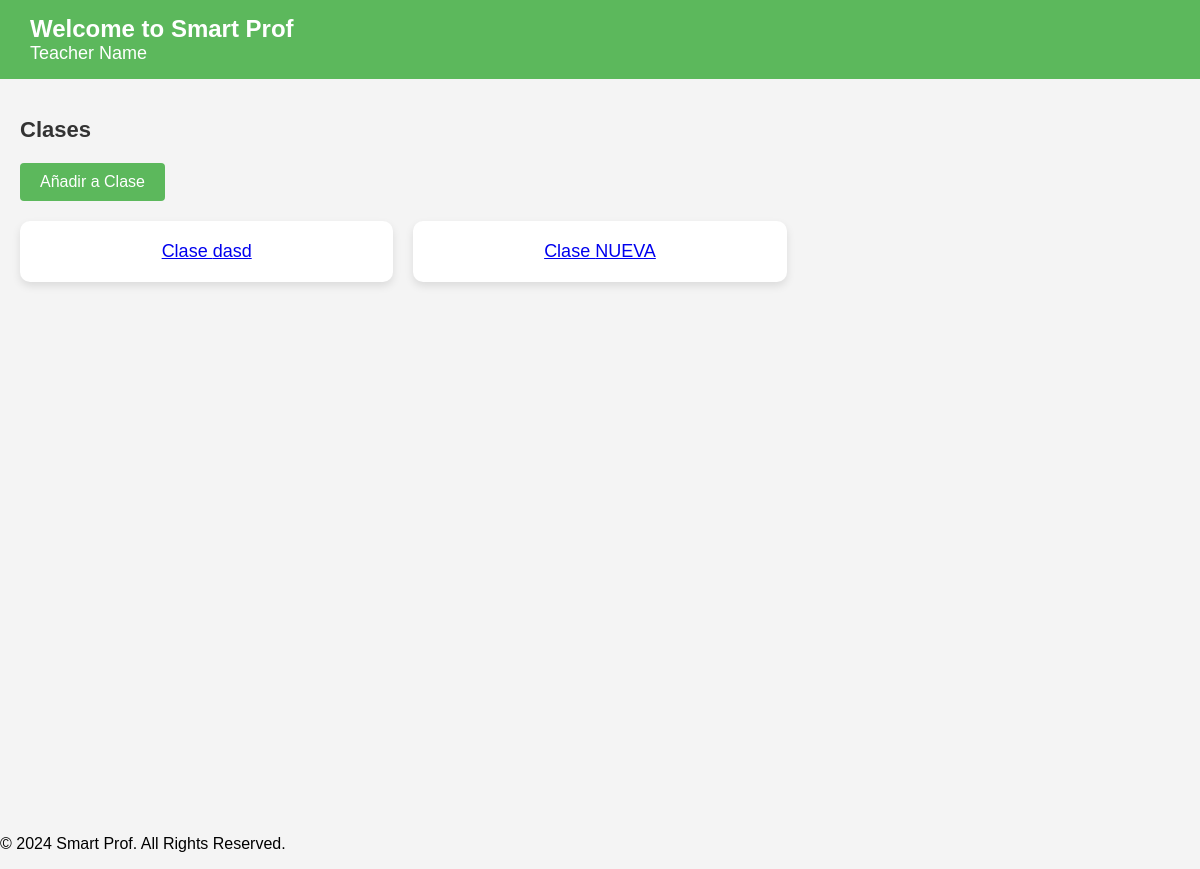
The page /auth/dash (signed in) on the database as committed earlier.
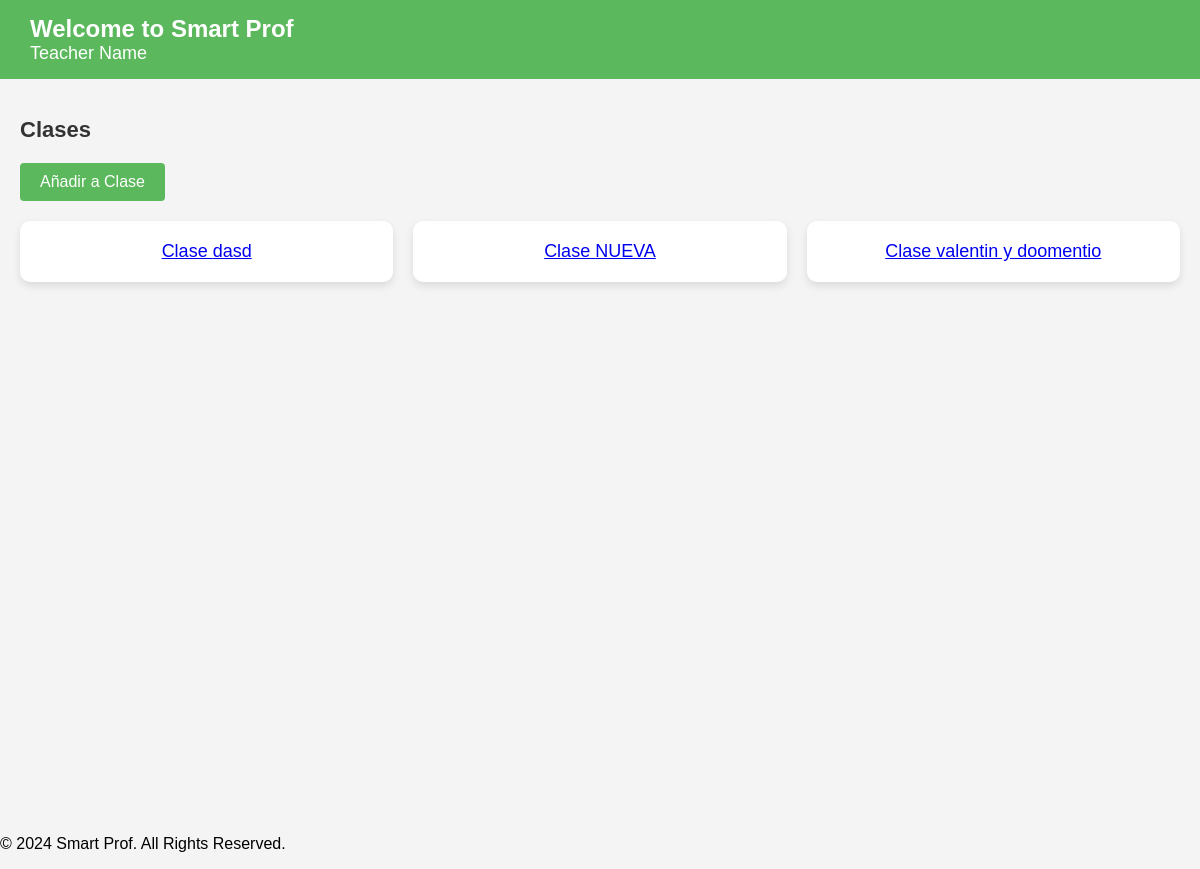
The same page on the database as committed later.
### miapp/models.py (models this page shows)
class Clase(models.Model):
    nombre = models.CharField(max_length=60)
    profile = models.ForeignKey(Profile, related_name='clases', on_delete=models.CASCADE)
    def __str__(self):
        return self.nombre

### miapp/views.py (the view)
# urls.py: path('auth/dash',views.dash,name='dash'),
def dash(request):
    user_id = request.user.id
    try:
        profile = Profile.objects.get(user_id=user_id)
        clases = profile.clases.all()
        print(clases)
        return render(request, "auth/dash.html", {'user_id': user_id, 'clases': clases})
    except Profile.DoesNotExist:
        return render(request, "auth/dash.html", {'user_id': user_id, 'clases': []})

### miapp/templates/auth/dash.html (shortened to what this page needs)
{% load static %}
<!DOCTYPE html>
<html lang="es">
<head>
    <link rel="stylesheet" href="{% static 'inicio_style.css' %}">
</head>
<body>
    <header>
        <div class="header-container">
            <h1>Welcome to Smart Prof</h1>
            <div class="user-section">
                <span>Teacher Name</span>
            </div>
        </div>
    </header>
    <div class="main-container">
        <section class="class-section">
            <h2>Clases</h2>
            <button class="add-class-button" onclick="openModal()">Añadir a Clase</button>
            <div class="class-grid">
                {% if clases %}
                    {% for clase in clases %}
                        <a href="{% url 'clase' clase.id %}" class="class-box">Clase {{ clase.nombre }}</a>
                    {% endfor %}
                {% else %}
                    <p>No classes found.</p>
                {% endif %}
            </div>
        </section>
    </div>
    <footer>
        <p>&copy; 2024 Smart Prof. All Rights Reserved.</p>
    </footer>
</body>
</html>

Rows that differ between the two databases and show on the page:
added Clase: nombre "valentin y doomentio"
